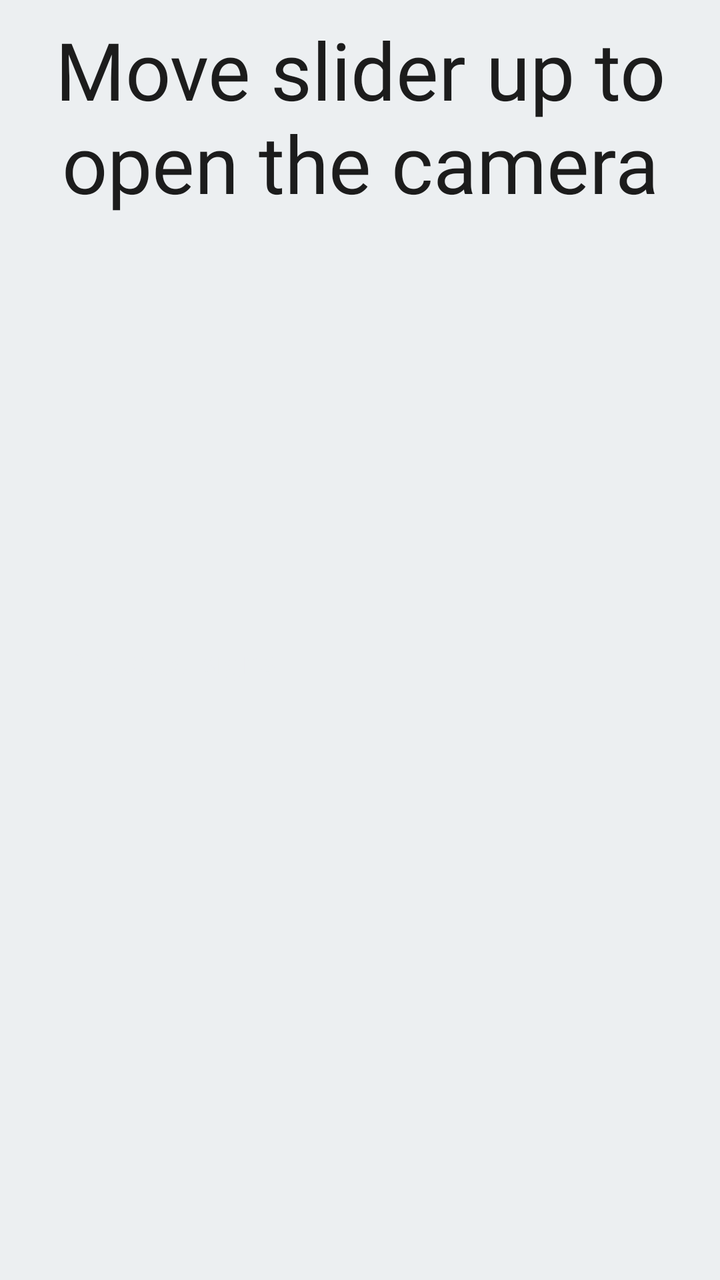
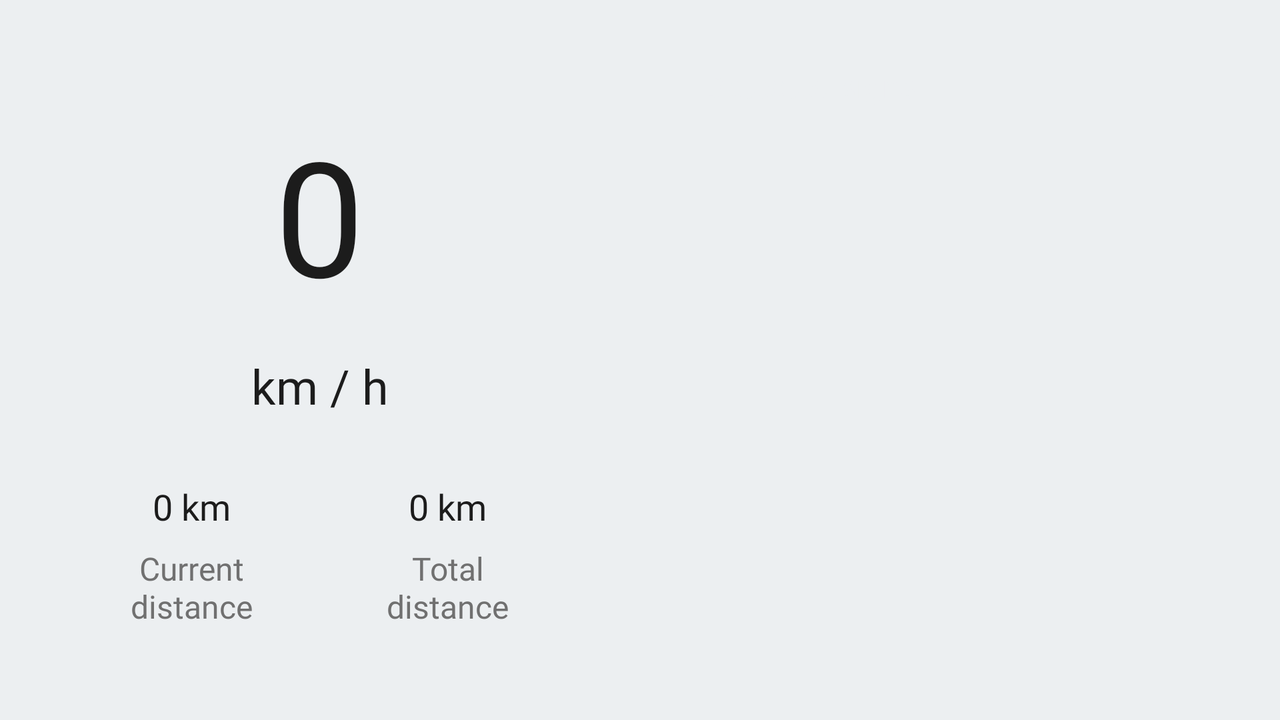

Two renders of one Android screen. The first uses the default layout on a phone; the second uses the alternative layout the repository ships for a different screen configuration, on a matching device. The two XML files are below.
<!-- AndroidManifest.xml: application theme AppTheme -->
<!-- res/layout/main_layout.xml -->
<?xml version="1.0" encoding="utf-8"?>

<LinearLayout xmlns:android="http://schemas.android.com/apk/res/android"
    xmlns:app="http://schemas.android.com/apk/res-auto"
    android:layout_width="match_parent"
    android:layout_height="match_parent"
    xmlns:tools="http://schemas.android.com/tools"
    android:orientation="vertical"
    android:background="@color/porcelain">

    <LinearLayout
        android:layout_width="match_parent"
        android:layout_height="0dp"
        android:layout_weight="1"
        android:gravity="center"
        android:orientation="vertical">

        <TextView
            android:id="@+id/currentSpeedTxt1"
            android:layout_width="wrap_content"
            android:layout_height="wrap_content"
            android:layout_marginStart="8dp"
            android:layout_marginTop="8dp"
            android:layout_marginEnd="8dp"
            android:layout_marginBottom="8dp"
            android:fontFamily="@font/gotham_rounded_medium"
            android:text="Move slider up to open the camera"
            android:textAlignment="center"
            android:textColor="@color/cod_gray"
            android:textSize="40sp"
            app:layout_constraintBottom_toBottomOf="parent"
            app:layout_constraintEnd_toEndOf="parent"
            app:layout_constraintStart_toStartOf="parent"
            app:layout_constraintTop_toTopOf="parent" />

        <TextView
            android:id="@+id/currentSpeedTxt"
            android:layout_width="wrap_content"
            android:layout_height="wrap_content"
            android:layout_marginStart="8dp"
            android:layout_marginTop="8dp"
            android:layout_marginEnd="8dp"
            android:layout_marginBottom="8dp"
            android:fontFamily="@font/gotham_rounded_medium"
            android:text=""
            android:textColor="@color/porcelain"
            android:textSize="80sp"
            app:layout_constraintBottom_toBottomOf="parent"
            app:layout_constraintEnd_toEndOf="parent"
            app:layout_constraintStart_toStartOf="parent"
            app:layout_constraintTop_toTopOf="parent" />

        <TextView
            android:id="@+id/textView2"
            android:layout_width="wrap_content"
            android:layout_height="wrap_content"
            android:layout_marginStart="8dp"
            android:layout_marginTop="8dp"
            android:layout_marginEnd="8dp"
            android:fontFamily="@font/gotham_rounded_medium"
            android:text=""
            android:textColor="@color/porcelain"
            android:textSize="24sp"
            app:layout_constraintEnd_toEndOf="parent"
            app:layout_constraintStart_toStartOf="parent"
            app:layout_constraintTop_toBottomOf="@+id/currentSpeedTxt" />

        <LinearLayout
            android:layout_width="match_parent"
            android:layout_height="wrap_content"
            android:layout_marginTop="32dp"
            android:orientation="horizontal"
            app:layout_constraintEnd_toEndOf="parent"
            app:layout_constraintStart_toStartOf="parent"
            app:layout_constraintTop_toBottomOf="@+id/textView2">

            <LinearLayout
                android:layout_width="0dp"
                android:layout_height="wrap_content"
                android:layout_marginStart="32dp"
                android:layout_weight="1"
                android:gravity="center"
                android:orientation="vertical">

                <TextView
                    android:id="@+id/distanceValueTxt"
                    android:layout_width="wrap_content"
                    android:layout_height="wrap_content"
                    android:layout_marginStart="8dp"
                    android:layout_marginEnd="8dp"
                    android:fontFamily="@font/gotham_rounded_medium"
                    android:text="0 km"
                    android:textColor="@color/porcelain"
                    android:textSize="18sp"
                    app:layout_constraintEnd_toEndOf="parent"
                    app:layout_constraintStart_toStartOf="parent"
                    app:layout_constraintTop_toBottomOf="@+id/currentSpeedTxt" />

                <TextView
                    android:layout_width="wrap_content"
                    android:layout_height="wrap_content"
                    android:layout_marginStart="8dp"
                    android:layout_marginTop="8dp"
                    android:layout_marginEnd="8dp"
                    android:fontFamily="@font/gotham_rounded_medium"
                    android:gravity="center"
                    android:text="Current\ndistance"
                    android:textColor="@color/porcelain"
                    android:textSize="16sp"
                    app:layout_constraintEnd_toEndOf="parent"
                    app:layout_constraintStart_toStartOf="parent"
                    app:layout_constraintTop_toBottomOf="@+id/currentSpeedTxt" />

            </LinearLayout>

            <LinearLayout
                android:id="@+id/distanceTotalValueTxt"
                android:layout_width="0dp"
                android:layout_height="wrap_content"
                android:layout_marginEnd="32dp"
                android:layout_weight="1"
                android:gravity="center"
                android:orientation="vertical">

                <TextView
                    android:id="@+id/totalDistanceValueTxt"
                    android:layout_width="wrap_content"
                    android:layout_height="wrap_content"
                    android:layout_marginStart="8dp"
                    android:layout_marginEnd="8dp"
                    android:fontFamily="@font/gotham_rounded_medium"
                    android:text="0 km"
                    android:textColor="@color/porcelain"
                    android:textSize="18sp"
                    app:layout_constraintEnd_toEndOf="parent"
                    app:layout_constraintStart_toStartOf="parent"
                    app:layout_constraintTop_toBottomOf="@+id/currentSpeedTxt" />

                <TextView
                    android:layout_width="wrap_content"
                    android:layout_height="wrap_content"
                    android:layout_marginStart="8dp"
                    android:layout_marginTop="8dp"
                    android:layout_marginEnd="8dp"
                    android:fontFamily="@font/gotham_rounded_medium"
                    android:gravity="center"
                    android:text="Total\ndistance"
                    android:textColor="@color/porcelain"
                    android:textSize="16sp"
                    app:layout_constraintEnd_toEndOf="parent"
                    app:layout_constraintStart_toStartOf="parent"
                    app:layout_constraintTop_toBottomOf="@+id/currentSpeedTxt" />

            </LinearLayout>


        </LinearLayout>

    </LinearLayout>

    <LinearLayout
        android:layout_width="match_parent"
        android:layout_height="0dp"
        android:layout_weight="1"
        android:orientation="vertical">

        <TextView
            android:layout_width="wrap_content"
            android:layout_height="wrap_content"
            android:text="Detected signs"
            android:textColor="@color/porcelain"
            android:fontFamily="@font/gotham_rounded_medium"
            android:textSize="16sp"
            android:layout_marginStart="32dp"
            android:layout_marginEnd="32dp"/>

        <androidx.recyclerview.widget.RecyclerView
            android:id="@+id/signRecycler"
            android:layout_width="match_parent"
            android:layout_height="0dp"
            android:layout_weight="1"
            android:clipToPadding="false"
            android:textColor="@color/porcelain"
            android:paddingTop="8dp"
            android:layout_marginBottom="20dp"
            android:paddingBottom="38dp"/>

        <LinearLayout
            android:layout_width="match_parent"
            android:layout_height="wrap_content"
            android:orientation="horizontal"
            android:layout_margin="32dp"
            android:visibility="gone"
            android:gravity="center">

            <androidx.appcompat.widget.AppCompatImageView
                android:layout_width="46dp"
                android:layout_height="46dp"
                android:layout_marginEnd="32dp"
                android:src="@color/colorPrimary"
                android:layout_weight="1"/>

            <androidx.appcompat.widget.AppCompatImageView
                android:layout_width="46dp"
                android:layout_height="46dp"
                android:layout_weight="1"/>

        </LinearLayout>


    </LinearLayout>

</LinearLayout>
<!-- resources referenced by this layout -->
<resources>
  <color name="cod_gray">#1C1C1C</color>
  <color name="colorPrimary">#98999b</color>
  <color name="porcelain">#ECEFF1</color>
  <style name="AppTheme" parent="Theme.AppCompat.Light.NoActionBar">
          
          <item name="colorPrimary">@color/colorPrimary</item>
          <item name="colorPrimaryDark">@color/porcelain</item>
          <item name="colorAccent">@color/colorAccent</item>
          <item name="android:windowLightStatusBar" tools:ignore="NewApi">true</item>
      </style>
  <color name="colorAccent">#d2d0d1</color>
</resources>
<!-- res/layout-land/main_layout.xml (the repository's variant of the layout above) -->
<!-- drawn on the phone turned sideways -->
<?xml version="1.0" encoding="utf-8"?>

<LinearLayout xmlns:android="http://schemas.android.com/apk/res/android"
    xmlns:app="http://schemas.android.com/apk/res-auto"
    android:layout_width="match_parent"
    android:layout_height="match_parent"
    xmlns:tools="http://schemas.android.com/tools"
    android:orientation="horizontal"
    android:background="@color/porcelain">

    <LinearLayout
        android:layout_width="0dp"
        android:layout_height="match_parent"
        android:layout_weight="1"
        android:gravity="center"
        android:orientation="vertical">

        <TextView
            android:id="@+id/currentSpeedTxt"
            android:layout_width="wrap_content"
            android:layout_height="wrap_content"
            android:layout_marginStart="8dp"
            android:layout_marginTop="8dp"
            android:layout_marginEnd="8dp"
            android:layout_marginBottom="8dp"
            android:fontFamily="@font/gotham_rounded_medium"
            android:text="0"
            android:textColor="@color/cod_gray"
            android:textSize="80sp"
            app:layout_constraintBottom_toBottomOf="parent"
            app:layout_constraintEnd_toEndOf="parent"
            app:layout_constraintStart_toStartOf="parent"
            app:layout_constraintTop_toTopOf="parent" />

        <TextView
            android:id="@+id/textView2"
            android:layout_width="wrap_content"
            android:layout_height="wrap_content"
            android:layout_marginStart="8dp"
            android:layout_marginTop="8dp"
            android:layout_marginEnd="8dp"
            android:fontFamily="@font/gotham_rounded_medium"
            android:text="km / h"
            android:textColor="@color/cod_gray"
            android:textSize="24sp"
            app:layout_constraintEnd_toEndOf="parent"
            app:layout_constraintStart_toStartOf="parent"
            app:layout_constraintTop_toBottomOf="@+id/currentSpeedTxt" />

        <LinearLayout
            android:layout_width="match_parent"
            android:layout_height="wrap_content"
            android:layout_marginTop="32dp"
            android:orientation="horizontal"
            app:layout_constraintEnd_toEndOf="parent"
            app:layout_constraintStart_toStartOf="parent"
            app:layout_constraintTop_toBottomOf="@+id/textView2">

            <LinearLayout
                android:layout_width="0dp"
                android:layout_height="wrap_content"
                android:layout_weight="1"
                android:layout_marginStart="32dp"
                android:gravity="center"
                android:orientation="vertical">

                <TextView
                    android:id="@+id/distanceValueTxt"
                    android:layout_width="wrap_content"
                    android:layout_height="wrap_content"
                    android:layout_marginStart="8dp"
                    android:layout_marginEnd="8dp"
                    android:fontFamily="@font/gotham_rounded_medium"
                    android:text="0 km"
                    android:textColor="@color/cod_gray"
                    android:textSize="18sp"
                    app:layout_constraintEnd_toEndOf="parent"
                    app:layout_constraintStart_toStartOf="parent"
                    app:layout_constraintTop_toBottomOf="@+id/currentSpeedTxt" />

                <TextView
                    android:layout_width="wrap_content"
                    android:layout_height="wrap_content"
                    android:layout_marginStart="8dp"
                    android:layout_marginTop="8dp"
                    android:layout_marginEnd="8dp"
                    android:fontFamily="@font/gotham_rounded_medium"
                    android:gravity="center"
                    android:text="Current\ndistance"
                    android:textColor="@color/dove_gray"
                    android:textSize="16sp"
                    app:layout_constraintEnd_toEndOf="parent"
                    app:layout_constraintStart_toStartOf="parent"
                    app:layout_constraintTop_toBottomOf="@+id/currentSpeedTxt" />

            </LinearLayout>

            <LinearLayout
                android:id="@+id/distanceTotalValueTxt"
                android:layout_width="0dp"
                android:layout_height="wrap_content"
                android:layout_weight="1"
                android:layout_marginEnd="32dp"
                android:gravity="center"
                android:orientation="vertical">

                <TextView
                    android:id="@+id/totalDistanceValueTxt"
                    android:layout_width="wrap_content"
                    android:layout_height="wrap_content"
                    android:layout_marginStart="8dp"
                    android:layout_marginEnd="8dp"
                    android:fontFamily="@font/gotham_rounded_medium"
                    android:text="0 km"
                    android:textColor="@color/cod_gray"
                    android:textSize="18sp"
                    app:layout_constraintEnd_toEndOf="parent"
                    app:layout_constraintStart_toStartOf="parent"
                    app:layout_constraintTop_toBottomOf="@+id/currentSpeedTxt" />

                <TextView
                    android:layout_width="wrap_content"
                    android:layout_height="wrap_content"
                    android:layout_marginStart="8dp"
                    android:layout_marginTop="8dp"
                    android:layout_marginEnd="8dp"
                    android:fontFamily="@font/gotham_rounded_medium"
                    android:gravity="center"
                    android:text="Total\ndistance"
                    android:textColor="@color/dove_gray"
                    android:textSize="16sp"
                    app:layout_constraintEnd_toEndOf="parent"
                    app:layout_constraintStart_toStartOf="parent"
                    app:layout_constraintTop_toBottomOf="@+id/currentSpeedTxt" />

            </LinearLayout>


        </LinearLayout>

    </LinearLayout>

    <LinearLayout
        android:layout_width="0dp"
        android:layout_height="match_parent"
        android:layout_weight="1"
        android:orientation="vertical">

        <TextView
            android:layout_width="wrap_content"
            android:layout_height="wrap_content"
            android:text="Detected signs"
            android:textColor="@color/porcelain"
            android:layout_marginTop="32dp"
            android:fontFamily="@font/gotham_rounded_medium"
            android:textSize="16sp"
            android:layout_marginStart="32dp"
            android:layout_marginEnd="32dp"/>
        
        <androidx.recyclerview.widget.RecyclerView
            android:id="@+id/signRecycler"
            android:layout_width="match_parent"
            android:layout_height="0dp"
            android:layout_weight="1"
            android:textColor="@color/porcelain"
            android:clipToPadding="false"
            tools:listitem="@layout/item_sign"
            android:paddingTop="8dp"
            android:paddingBottom="8dp"/>
        
        <LinearLayout
            android:layout_width="match_parent"
            android:layout_height="wrap_content"
            android:orientation="horizontal"
            android:layout_margin="32dp"
            android:visibility="gone"
            android:gravity="center">

            <androidx.appcompat.widget.AppCompatImageView
                android:layout_width="46dp"
                android:layout_height="46dp"
                android:layout_marginEnd="32dp"
                android:src="@color/colorPrimary"
                android:layout_weight="1"/>

            <androidx.appcompat.widget.AppCompatImageView
                android:layout_width="46dp"
                android:layout_height="46dp"
                android:layout_weight="1"/>

        </LinearLayout>
        

    </LinearLayout>

</LinearLayout>
<!-- res/layout/item_sign.xml (included above) -->
<?xml version="1.0" encoding="utf-8"?>

<LinearLayout xmlns:android="http://schemas.android.com/apk/res/android"
    xmlns:tools="http://schemas.android.com/tools"
    android:layout_width="match_parent"
    android:layout_height="wrap_content"
    android:gravity="center"
    android:orientation="horizontal"
    android:paddingStart="32dp"
    android:paddingTop="4dp"
    android:paddingEnd="32dp"
    android:paddingBottom="4dp">

    <androidx.appcompat.widget.AppCompatImageView
        android:id="@+id/signImg"
        android:layout_width="64dp"
        android:layout_height="64dp" />

    <LinearLayout
        android:layout_width="match_parent"
        android:layout_height="wrap_content"
        android:orientation="vertical">

        <TextView
            android:id="@+id/signName"
            android:layout_width="match_parent"
            android:layout_height="wrap_content"
            android:layout_marginStart="16dp"
            android:fontFamily="@font/gotham_rounded_medium"
            android:textColor="#ffffff"
            android:textSize="24sp"
            tools:text="Speed limit 80 km/h" />

        <TextView
            android:id="@+id/signConfidence"
            android:layout_width="match_parent"
            android:layout_height="wrap_content"
            android:layout_marginStart="16dp"
            android:layout_marginTop="4dp"
            android:fontFamily="@font/gotham_rounded_medium"
            android:textColor="#ffffff"
            android:textSize="12sp"
            tools:text="Confidence: 80%" />

    </LinearLayout>


</LinearLayout>
<!-- resources referenced by the variant -->
<!-- as the phone turned sideways resolves them -->
<resources>
  <color name="cod_gray">#1C1C1C</color>
  <color name="colorPrimary">#98999b</color>
  <color name="dove_gray">#707070</color>
  <color name="porcelain">#ECEFF1</color>
  <style name="AppTheme" parent="Theme.AppCompat.Light.NoActionBar">
          
          <item name="colorPrimary">@color/colorPrimary</item>
          <item name="colorPrimaryDark">@color/porcelain</item>
          <item name="colorAccent">@color/colorAccent</item>
          <item name="android:windowLightStatusBar" tools:ignore="NewApi">true</item>
      </style>
  <color name="colorAccent">#d2d0d1</color>
</resources>
